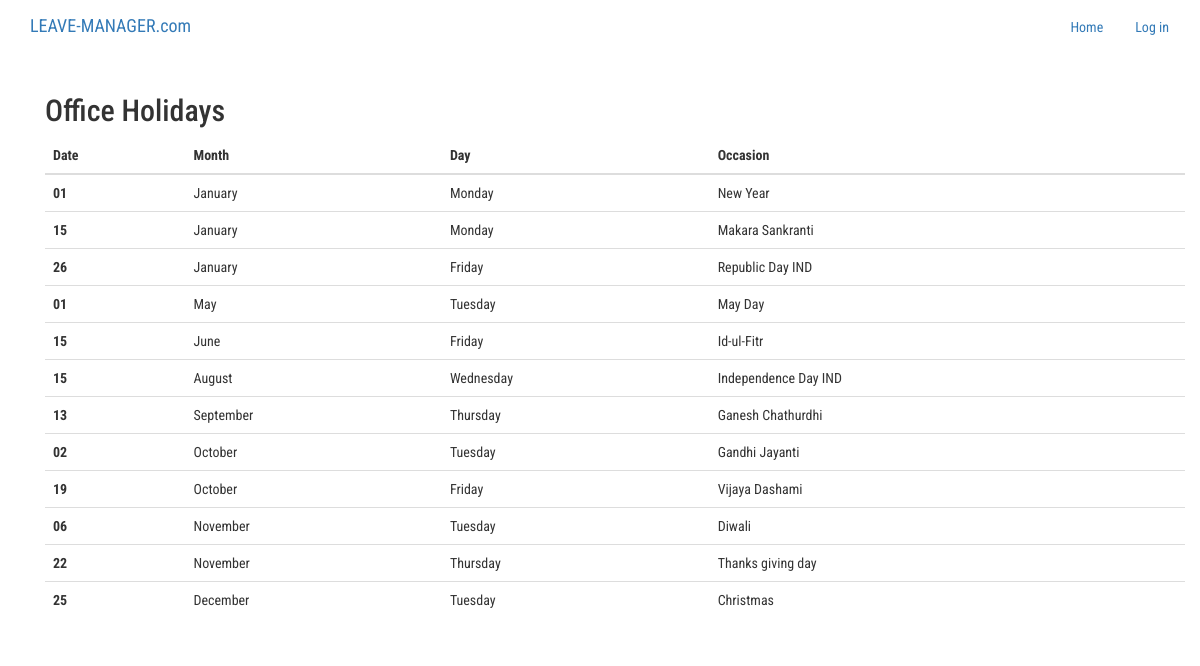
The page /lrequests/calendar/ on the database its author committed.
### lrequests/models.py (models this page shows)
class Calendar(models.Model):
    date = models.DateField()
    occasion = models.CharField(max_length = 20)

### lrequests/views.py (the view)
# urls.py: path('calendar/', views.calendar_data, name = 'calendar')
def calendar_data(request):
    holidays = Calendar.objects.order_by('date')
    return render(request, 'calendar.html', {'holidays':holidays})

### templates/calendar.html
{% extends "base.html" %}
{% block content %}
<div class = 'container'>
  <h2> Office Holidays </h2>
  <table class="table">
    <thead>
      <tr>
        <th scope="col">Date</th>
        <th scope ="col">Month</th>
        <th scope="col">Day</th>
        <th scope ="col">Occasion</th>
      </tr>
    </thead>
    {% for x in holidays  %}
    <tr>
        <th scope="row">{{x.date|date:"d"}}</th>
        <td>{{x.date|date:"F"}}</td>
        <td>{{x.date|date:"l"}}</td>
        <td>{{x.occasion}}</td>
    </tr>
    {% endfor %}
  </table>
</div>
{% endblock content %}

### templates/base.html (shortened to what this page needs)
{% load staticfiles %}
<!DOCTYPE html>
<html>
  <head>
    <link rel="stylesheet" href="http://code.jquery.com/ui/1.11.0/themes/smoothness/jquery-ui.css">
    <link rel="stylesheet" href="https://maxcdn.bootstrapcdn.com/bootstrap/3.3.7/css/bootstrap.min.css">
    <link rel="stylesheet" href="https://maxcdn.bootstrapcdn.com/bootstrap/3.3.7/css/bootstrap-theme.min.css">
    <link rel="stylesheet" href="{% static 'leavemanager/css/master.css'%}">
  </head>
  <body>
        <nav class="navbar  mynav" role="navigation" id="navbar">
    			<div class="container">
            <a class="navbar-brand mynav"> LEAVE-MANAGER.com </a>
    					<ul class="nav navbar-nav navbar-right">
                {% if user.is_authenticated %}
                      <li><a class="btn btn-simple" href="{% url 'home' %}">Home</a></li>
                      {% if user.is_superuser %}
                      <li><a href="{% url 'accounts:logout' %}" class="btn btn-simple">Log out</a></li>
                      {% elif user.is_staff%}
                      <li><a href="{% url 'calendar' %}" class="btn btn-simple">Holiday Calendar</a></li>
                      <li><a href="{% url 'accounts:profile' %}" class="btn btn-simple">Profile</a></li>
                      <li><a href="{% url 'accounts:logout' %}" class="btn btn-simple">Log out</a></li>
                      {% else %}
                      <li><a href="{% url 'lrequests:status' %}" class="btn btn-simple">Activity</a></li>
                      <li><a href="{% url 'lrequests:request' %}"class="btn btn-simple">Make a request</a></li>
                      <li><a href="{% url 'lrequests:calendar' %}" class="btn btn-simple">Holiday Calendar</a></li>
                      <li><a href="{% url 'accounts:profile' %}" class="btn btn-simple">Profile</a></li>
                      <li><a href="{% url 'accounts:logout' %}" class="btn btn-simple">Log out</a></li>
                      {% endif %}
                {% else %}
                      <li><a class="btn btn-simple" href="{% url 'home' %}">Home</a></li>
    						      <li><a href="{% url 'accounts:login' %}" class="btn btn-simple">Log in</a></li>
    						{% endif %}
    					</ul>
    			</div>
        </nav>
        <div class="container mycontent">
          {% block content %}
          {% endblock %}
        </div>
  </body>
</html>

### static/leavemanager/css/master.css (style rules this page uses)
body { font-family: 'Roboto Condensed', sans-serif; }

### rows shown on the page
Calendar: date "01", date "January", date "Monday", occasion "New Year"
Calendar: date "15", date "January", date "Monday", occasion "Makara Sankranti"
Calendar: date "26", date "January", date "Friday", occasion "Republic Day IND"
Calendar: date "01", date "May", date "Tuesday", occasion "May Day"
Calendar: date "15", date "June", date "Friday", occasion "Id-ul-Fitr"
Calendar: date "15", date "August", date "Wednesday", occasion "Independence Day IND"
Calendar: date "13", date "September", date "Thursday", occasion "Ganesh Chathurdhi"
Calendar: date "02", date "October", date "Tuesday", occasion "Gandhi Jayanti"
Calendar: date "19", date "October", date "Friday", occasion "Vijaya Dashami"
Calendar: date "06", date "November", date "Tuesday", occasion "Diwali"
Calendar: date "22", date "November", date "Thursday", occasion "Thanks giving day"
Calendar: date "25", date "December", date "Tuesday", occasion "Christmas"
